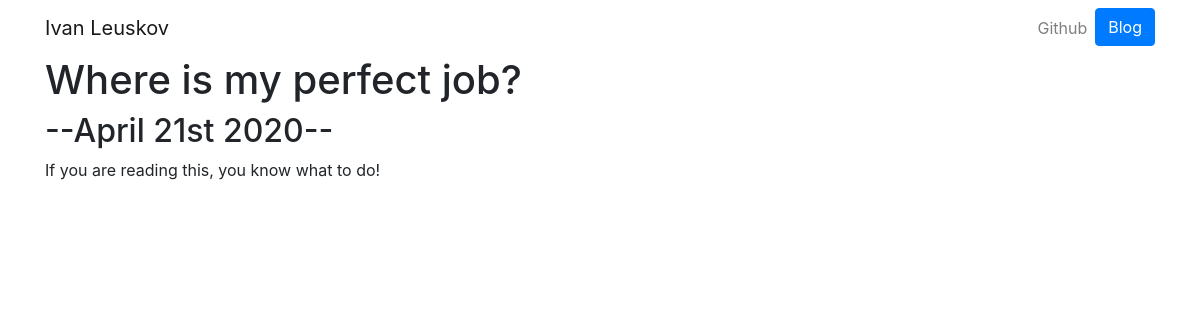
The app's page /blog/4/ with its own data.
### blog/models.py (models this page shows, shortened)
class Blog(models.Model):
    title = models.TextField(max_length=250)
    date = models.DateField()
    description = models.TextField()

### blog/views.py (the view)
# urls.py: path('<int:blog_id>/', views.detail, name='detail'),
def detail(request, blog_id):
    blog = get_object_or_404(Blog, pk=blog_id)
    return render(request, 'blog/detail.html', {'blog':blog})

### blog/templates/blog/detail.html
{% extends 'portfolio/base.html' %}
{% block content %}
    <h1>{{blog.title}}</h1>
    <h2>--{{ blog.date|date:'F jS Y'}}--</h2>
    {{blog.description|safe}}
{% endblock %}

### records on screen
Blog: title "Where is my perfect job?", date "April 21st 2020", description "If you are reading this, you know what to do!"
